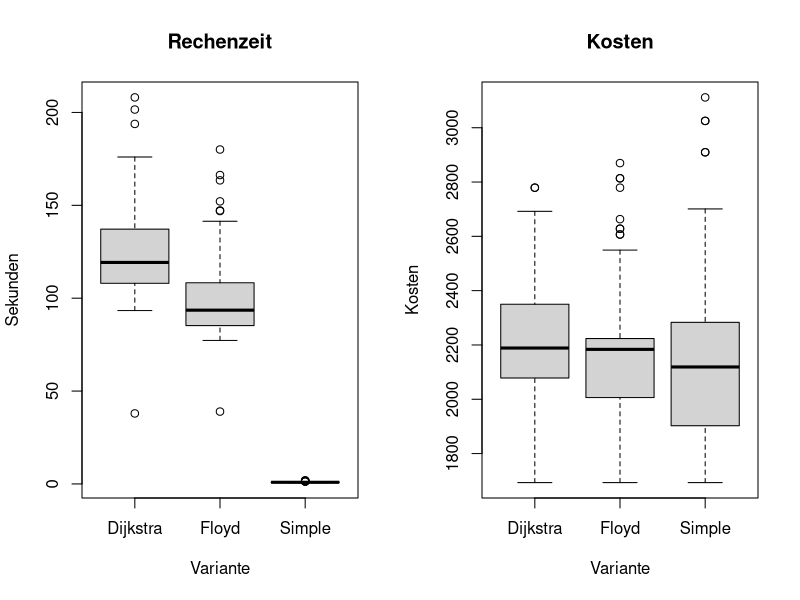

This figure's R source:
#  R --save < skas6_boxplot.R
dijkstra <- read.csv('dataset_skas_6.log.csv')
floyd <- read.csv('dataset_skas_6f.log.csv')
simple <- read.csv('dataset_skas_6s.log.csv')
p <- simple[,"dataset"]=="skas_6s+"
simple_plus <- simple[p,]
png(filename="dataset_skas_6_boxplot.png")
par(mfcol=c(1,2))
boxplot(dijkstra$duration,
        floyd$duration,
        simple_plus$duration,
        main="Rechenzeit",
        ylab="Sekunden",
        xlab="Variante",names=c("Dijkstra","Floyd","Simple"))
boxplot(dijkstra$best_costs,
        floyd$best_costs,
        simple_plus$best_costs,
        main="Kosten",
        ylab="Kosten",
        xlab="Variante",names=c("Dijkstra","Floyd","Simple"))
dev.off()
